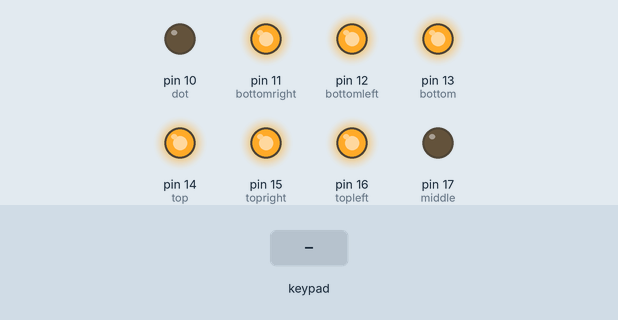
This sketch was run on a simulated Arduino Uno, built with avr-gcc and run on an emulated ATmega328P. On the bench: output pins drawn as LEDs (lit = HIGH). Dashed ring = blinking. The test bench sets the inputs (shaded band). What the sketch prints to the serial monitor is not drawn.

Above: at 1.6 s.
1.7 s: key 'A' pressed
At 1.95 s:
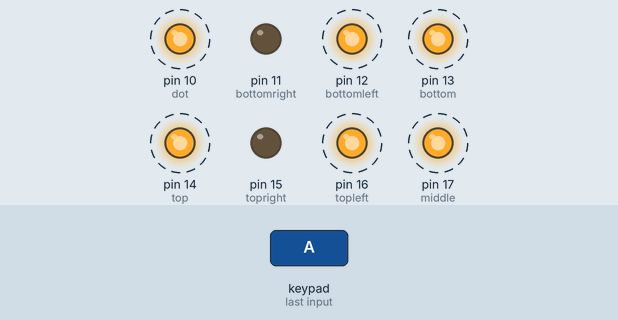
4.7 s: keypad keys 5 4 3 2 pressed 0.4 s apart
At 6.6 s:
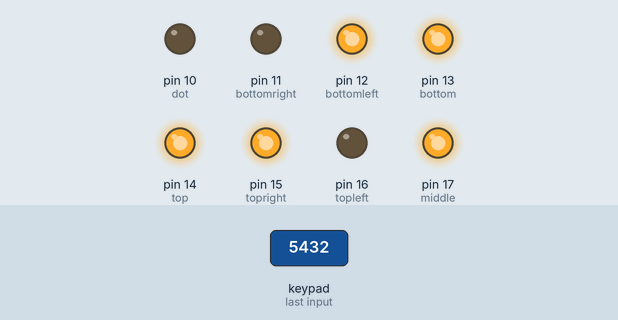
7.8 s: keypad keys 9 8 7 6 # pressed 0.4 s apart
At 8.61 s:
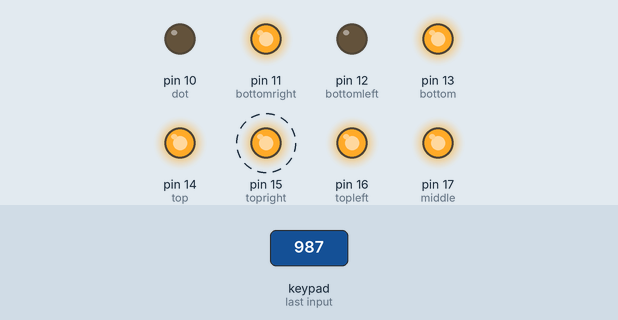
11.3 s: keypad keys 1 3 9 7 * pressed 0.4 s apart
At 11.9 s:
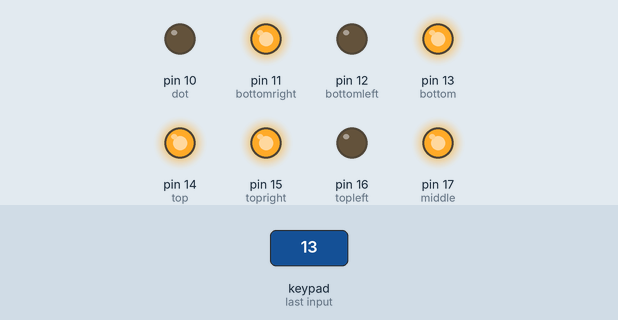
14.8 s: key 'B' pressed
At 17.2 s:
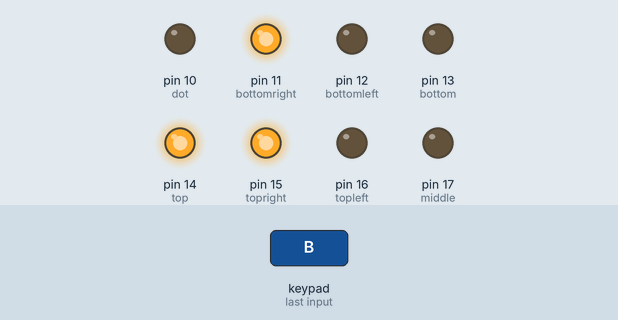
17.8 s: key '1' pressed
At 19.1 s:
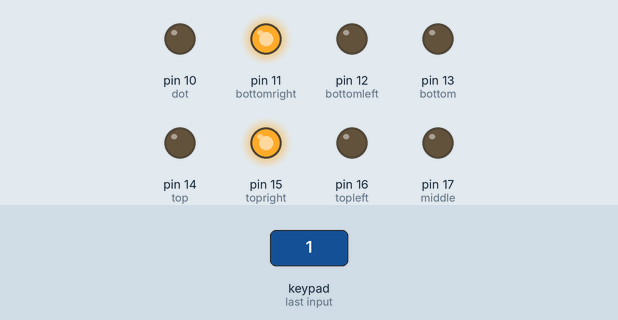
Timing chart, 0 to 20.3 s (numbered marks = the images above; inputs shaded):
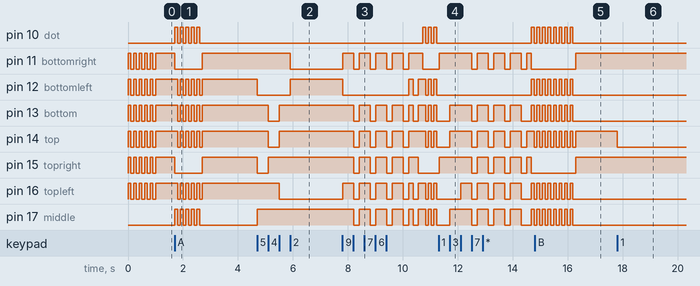

Measured:
- after the input at 1.7 s, pin 10 (dot): alternates HIGH for 0.10 s and LOW for 0.10 s, 10 changes in all, then stays LOW, starting at once; pin 11 (bottomright): HIGH → LOW at once, → HIGH 1.0 s later
- after the input at 4.7 s, pin 11 (bottomright): HIGH → LOW after 1.2 s; pin 12 (bottomleft): HIGH → LOW at once, → HIGH 1.2 s later; pin 13 (bottom), pin 14 (top): HIGH → LOW after 0.41 s, → HIGH 0.39 s later; pin 15 (topright): HIGH → LOW at once, → HIGH 0.40 s later; pin 16 (topleft): HIGH → LOW after 0.80 s
- after the input at 7.8 s, pin 10 (dot): alternates HIGH for 0.10 s and LOW for 0.10 s, starting after 2.9 s; pin 11 (bottomright): goes 4 × (HIGH 0.40 s, LOW 0.20 s), HIGH 0.52 s, then LOW, starting at once
- after the input at 11.3 s, pin 15 (topright): goes HIGH 1.2 s, 3 × (LOW 0.20 s, HIGH 0.40 s), LOW 0.20 s, HIGH 0.17 s, then LOW, starting at once
- after the input at 14.8 s, pin 11 (bottomright), pin 15 (topright): LOW → HIGH after 1.5 s instead of 0.88 s
- after the input at 17.8 s, pin 14 (top): HIGH → LOW at once
- by itself, pin 11 (bottomright), pin 12 (bottomleft), pin 13 (bottom), pin 14 (top), pin 15 (topright), pin 16 (topleft): alternates HIGH for 0.10 s and LOW for 0.10 s, 11 changes in all, then stays HIGH

The sketch:

keypad.ino
```cpp
//FIPPITHETECHIE
//24.08.17


#include <Keypad.h>
int start;
int prevnum =0;
int lastnum=0;
int temp;
int keyy=0;
int pin;
bool error = false;
int counter = 0;
int topright = 15;
int top = 14;
int dot = 10;
int bottomright = 11;
int bottomleft = 12;
int bottom = 13;
int topleft = 16;
int middle = 17;

//pinMode(10,OUTPUT);
const byte ROWS = 4; //four rows
const byte COLS = 4; //four columns
char keys[ROWS][COLS] = {
  {'1','2','3','A'},
  {'4','5','6','B'},
  {'7','8','9','C'},
  {'*','0','#','D'}
};

byte rowPins[ROWS] = {5, 4, 3, 2}; //ROWS
byte colPins[COLS] = {9, 8, 7, 6}; //COLUMNS

Keypad keypad = Keypad( makeKeymap(keys), rowPins, colPins, ROWS, COLS );

void setup(){
   Serial.begin(9600);
   pinMode(topright,OUTPUT);
   pinMode(top,OUTPUT);
   pinMode(bottomright,OUTPUT);
   pinMode(bottomleft,OUTPUT);
   pinMode(bottom,OUTPUT);
   pinMode(dot,OUTPUT);
   pinMode(topleft,OUTPUT);
   pinMode(middle,OUTPUT);
   start = 1;

}

void loop(){

  char key = keypad.getKey();


  if (key){
    start = 0;
    temp = int(key);
    error = false;
    counter = 0;
    Serial.print(key);
    //char(Serial.read());
   Serial.print(temp);
   convert();

   Serial.print(keyy);
   check();
   }


  if(error == true && counter<=4)
  {
        digitalWrite(topright,0);
       digitalWrite(bottomright,0);
       digitalWrite(middle,1);
       digitalWrite(topleft,HIGH);
       digitalWrite(top,HIGH);
       digitalWrite(bottomleft,HIGH);
       digitalWrite(bottom,HIGH);
       digitalWrite(dot,1);
       delay(100);
       digitalWrite(topright,0);
       digitalWrite(bottomright,0);
       digitalWrite(middle,0);
       digitalWrite(topleft,0);
       digitalWrite(top,0);
       digitalWrite(bottomleft,0);
       digitalWrite(bottom,0);
       digitalWrite(dot,0);
       delay(100);
       counter++;
    }
    else
    {
      if(keyy==0)
      {
      check();
      }

      keyy = lastnum;
      check();
    }

  }

  void lastnumm()
  {
    lastnum = keyy;

  }


  void check()
   {

   if(keyy==1)
   {

    digitalWrite(topright,HIGH);
       digitalWrite(bottomright,HIGH);
       digitalWrite(middle,LOW);
       digitalWrite(topleft,LOW);
       digitalWrite(top,LOW);
       digitalWrite(bottomleft,LOW);
       digitalWrite(bottom,LOW);


   }
   else if(keyy==2)
   {

    digitalWrite(topright,HIGH);
       digitalWrite(bottomright,0);
       digitalWrite(middle,1);
       digitalWrite(topleft,LOW);
       digitalWrite(top,HIGH);
       digitalWrite(bottomleft,HIGH);
       digitalWrite(bottom,HIGH);

   }
   else if(keyy==3)
   {

    digitalWrite(topright,HIGH);
       digitalWrite(bottomright,HIGH);
       digitalWrite(middle,1);
       digitalWrite(topleft,0);
       digitalWrite(top,HIGH);
       digitalWrite(bottomleft,0);
       digitalWrite(bottom,HIGH);

   }
   else if(keyy==4)
   {

    digitalWrite(topright,HIGH);
       digitalWrite(bottomright,HIGH);
       digitalWrite(middle,1);
       digitalWrite(topleft,HIGH);
       digitalWrite(top,0);
       digitalWrite(bottomleft,0);
       digitalWrite(bottom,0);

   }
   else if(keyy==5)
   {

    digitalWrite(topright,0);
       digitalWrite(bottomright,1);
       digitalWrite(middle,1);
       digitalWrite(topleft,HIGH);
       digitalWrite(top,HIGH);
       digitalWrite(bottomleft,0);
       digitalWrite(bottom,HIGH);

   }
   else if(keyy==6)
   {

    digitalWrite(topright,0);
       digitalWrite(bottomright,HIGH);
       digitalWrite(middle,1);
       digitalWrite(topleft,HIGH);
       digitalWrite(top,HIGH);
       digitalWrite(bottomleft,HIGH);
       digitalWrite(bottom,HIGH);

   }
   else if(keyy==7)
   {

    digitalWrite(topright,HIGH);
       digitalWrite(bottomright,HIGH);
       digitalWrite(middle,LOW);
       digitalWrite(topleft,0);
       digitalWrite(top,HIGH);
       digitalWrite(bottomleft,0);
       digitalWrite(bottom,0);

   }
   else if(keyy==8)
   {

    digitalWrite(topright,HIGH);
       digitalWrite(bottomright,HIGH);
       digitalWrite(middle,1);
       digitalWrite(topleft,HIGH);
       digitalWrite(top,HIGH);
       digitalWrite(bottomleft,HIGH);
       digitalWrite(bottom,HIGH);

   }
   else if(keyy==0)
   {
    if(start == 1 && counter<=4)
    {
      digitalWrite(topright,HIGH);
       digitalWrite(bottomright,HIGH);
       digitalWrite(middle,LOW);
       digitalWrite(topleft,HIGH);
       digitalWrite(top,HIGH);
       digitalWrite(bottomleft,HIGH);
       digitalWrite(bottom,HIGH);
       delay(100);
       digitalWrite(topright,0);
       digitalWrite(bottomright,0);
       digitalWrite(middle,LOW);
       digitalWrite(topleft,0);
       digitalWrite(top,0);
       digitalWrite(bottomleft,0);
       digitalWrite(bottom,0);
       delay(100);
       counter++;
    }
    digitalWrite(topright,HIGH);
       digitalWrite(bottomright,HIGH);
       digitalWrite(middle,LOW);
       digitalWrite(topleft,HIGH);
       digitalWrite(top,HIGH);
       digitalWrite(bottomleft,HIGH);
       digitalWrite(bottom,HIGH);

   }
   else if(keyy==9 && counter<=10)
   {

    digitalWrite(topright,HIGH);
       digitalWrite(bottomright,HIGH);
       digitalWrite(middle,1);
       digitalWrite(topleft,HIGH);
       digitalWrite(top,HIGH);
       digitalWrite(bottomleft,0);
       digitalWrite(bottom,HIGH);
       delay(400);
       digitalWrite(topright,0);
       digitalWrite(bottomright,0);
       digitalWrite(middle,LOW);
       digitalWrite(topleft,0);
       digitalWrite(top,0);
       digitalWrite(bottomleft,0);
       digitalWrite(bottom,0);
       delay(200);
       digitalWrite(topright,HIGH);
       digitalWrite(bottomright,HIGH);
       digitalWrite(middle,1);
       digitalWrite(topleft,HIGH);
       digitalWrite(top,HIGH);
       digitalWrite(bottomleft,0);
       digitalWrite(bottom,HIGH);
       counter++;

   }
   else
   {
       error = true;
       prevnum = lastnum;
   }
   }

  void convert()
  {
    if(temp == 49)
   {
    keyy = 1;
    lastnumm();
   }
   else if(temp == 50)
   {
    keyy = 2;
    lastnumm();
   }
   else if(temp == 51)
   {
    keyy = 3;
    lastnumm();
   }
   //else if(temp == 65)
   //{
    //keyy = int("A");//3
   //}
   else if(temp == 52)
   {
    keyy = 4;
    lastnumm();
   }
   else if(temp == 53)
   {
    keyy = 5;
    lastnumm();
   }
   else if(temp == 54)
   {
    keyy = 6;
    lastnumm();
   }
   //else if(temp == 66)
   //{
    //keyy = int("B");//10
   //}
   else if(temp == 55)
   {
    keyy = 7;
    lastnumm();
   }else if(temp == 56)
   {
    keyy = 8;
    lastnumm();
   }else if(temp == 57)
   {
    keyy = 9;
    lastnumm();
   }
   //else if(temp == 67)
   //{
    //keyy = int("C");//
   //}
   else if(temp == 48)
   {
    keyy = 0;
    lastnumm();
   }
   else
   {
   keyy = 1000;
   }
  }
```
